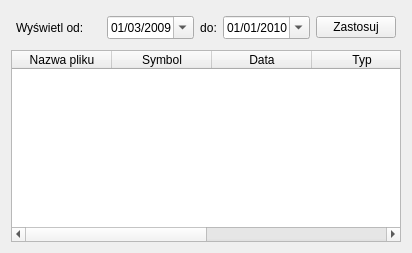
      <widget class="QWidget" name="invoiceTab">
       <attribute name="title">
        <string>Historia faktur</string>
       </attribute>
       <layout class="QGridLayout" name="gridLayout">
        <item row="0" column="0">
         <layout class="QHBoxLayout" name="horizontalLayout">
          <property name="leftMargin">
           <number>5</number>
          </property>
          <property name="topMargin">
           <number>5</number>
          </property>
          <property name="rightMargin">
           <number>5</number>
          </property>
          <property name="bottomMargin">
           <number>5</number>
          </property>
          <item>
           <widget class="QLabel" name="textLabel1">
            <property name="sizePolicy">
             <sizepolicy hsizetype="Preferred" vsizetype="Preferred">
              <horstretch>0</horstretch>
              <verstretch>0</verstretch>
             </sizepolicy>
            </property>
            <property name="minimumSize">
             <size>
              <width>85</width>
              <height>0</height>
             </size>
            </property>
            <property name="text">
             <string>Wyświetl od:</string>
            </property>
            <property name="wordWrap">
             <bool>false</bool>
            </property>
           </widget>
          </item>
          <item>
           <widget class="QDateEdit" name="filtrStart">
            <property name="sizePolicy">
             <sizepolicy hsizetype="MinimumExpanding" vsizetype="Fixed">
              <horstretch>0</horstretch>
              <verstretch>0</verstretch>
             </sizepolicy>
            </property>
            <property name="cursor">
             <cursorShape>UpArrowCursor</cursorShape>
            </property>
            <property name="focusPolicy">
             <enum>Qt::TabFocus</enum>
            </property>
            <property name="correctionMode">
             <enum>QAbstractSpinBox::CorrectToNearestValue</enum>
            </property>
            <property name="displayFormat">
             <string>dd/MM/yyyy</string>
            </property>
            <property name="calendarPopup">
             <bool>true</bool>
            </property>
            <property name="date">
             <date>
              <year>2009</year>
              <month>3</month>
              <day>1</day>
             </date>
            </property>
           </widget>
          </item>
          <item>
           <widget class="QLabel" name="textLabel2">
            <property name="sizePolicy">
             <sizepolicy hsizetype="Preferred" vsizetype="Preferred">
              <horstretch>0</horstretch>
              <verstretch>0</verstretch>
             </sizepolicy>
            </property>
            <property name="layoutDirection">
             <enum>Qt::LeftToRight</enum>
            </property>
            <property name="text">
             <string>do:</string>
            </property>
            <property name="alignment">
             <set>Qt::AlignCenter</set>
            </property>
            <property name="wordWrap">
             <bool>false</bool>
            </property>
           </widget>
          </item>
          <item>
           <widget class="QDateEdit" name="filtrEnd">
            <property name="sizePolicy">
             <sizepolicy hsizetype="MinimumExpanding" vsizetype="Fixed">
              <horstretch>0</horstretch>
              <verstretch>0</verstretch>
             </sizepolicy>
            </property>
            <property name="cursor">
             <cursorShape>UpArrowCursor</cursorShape>
            </property>
            <property name="focusPolicy">
             <enum>Qt::TabFocus</enum>
            </property>
            <property name="wrapping">
             <bool>true</bool>
            </property>
            <property name="frame">
             <bool>true</bool>
            </property>
            <property name="currentSection">
             <enum>QDateTimeEdit::DaySection</enum>
            </property>
            <property name="displayFormat">
             <string>dd/MM/yyyy</string>
            </property>
            <property name="calendarPopup">
             <bool>true</bool>
            </property>
            <property name="date">
             <date>
              <year>2010</year>
              <month>1</month>
              <day>1</day>
             </date>
            </property>
           </widget>
          </item>
          <item>
           <widget class="QPushButton" name="applyFiltrBtn">
            <property name="cursor">
             <cursorShape>PointingHandCursor</cursorShape>
            </property>
            <property name="text">
             <string>Zastosuj</string>
            </property>
           </widget>
          </item>
         </layout>
        </item>
        <item row="1" column="0">
         <widget class="QTableWidget" name="tableH">
          <property name="contextMenuPolicy">
           <enum>Qt::CustomContextMenu</enum>
          </property>
          <property name="editTriggers">
           <set>QAbstractItemView::NoEditTriggers</set>
          </property>
          <property name="selectionMode">
           <enum>QAbstractItemView::SingleSelection</enum>
          </property>
          <property name="selectionBehavior">
           <enum>QAbstractItemView::SelectItems</enum>
          </property>
          <property name="sortingEnabled">
           <bool>false</bool>
          </property>
          <property name="cornerButtonEnabled">
           <bool>true</bool>
          </property>
          <property name="numRows" stdset="0">
           <number>0</number>
          </property>
          <property name="numCols" stdset="0">
           <number>6</number>
          </property>
          <property name="readOnly" stdset="0">
           <bool>true</bool>
          </property>
          <property name="sorting" stdset="0">
           <bool>true</bool>
          </property>
          <column>
           <property name="text">
            <string>Nazwa pliku</string>
           </property>
          </column>
          <column>
           <property name="text">
            <string>Symbol</string>
           </property>
          </column>
          <column>
           <property name="text">
            <string>Data</string>
           </property>
          </column>
          <column>
           <property name="text">
            <string>Typ</string>
           </property>
          </column>
          <column>
           <property name="text">
            <string>Nabywca</string>
           </property>
          </column>
          <column>
           <property name="text">
            <string>NIP</string>
           </property>
          </column>
         </widget>
        </item>
       </layout>
      </widget>
